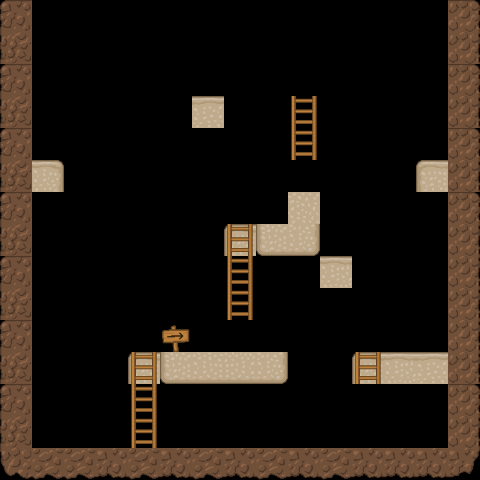

Below is a game level as drawn by its tile map, then a one-line description and the .tmx file that defines it, in full:
An orthogonal 15x15 tile map with 32x32 px tiles, 2 tile layers (Слой тайлов 2, Слой тайлов 1) and 17 objects (11x Solid, 4x Ladder, Spawner1, Spawner2).

<map version="1.10" tiledversion="1.10.0" orientation="orthogonal" renderorder="right-down" width="15" height="15" tilewidth="32" tileheight="32" infinite="0" nextlayerid="4" nextobjectid="32">
 <tileset firstgid="1" source="tileset.tsx" />
 <layer id="3" name="Слой тайлов 2" width="15" height="15">
  <data>
   <tile />
   <tile />
   <tile />
   <tile />
   <tile />
   <tile />
   <tile />
   <tile />
   <tile />
   <tile />
   <tile />
   <tile />
   <tile />
   <tile />
   <tile />
   <tile />
   <tile />
   <tile />
   <tile />
   <tile />
   <tile />
   <tile />
   <tile />
   <tile />
   <tile />
   <tile />
   <tile />
   <tile />
   <tile />
   <tile />
   <tile />
   <tile />
   <tile />
   <tile />
   <tile />
   <tile />
   <tile />
   <tile />
   <tile />
   <tile />
   <tile />
   <tile />
   <tile />
   <tile />
   <tile />
   <tile />
   <tile />
   <tile />
   <tile />
   <tile />
   <tile />
   <tile />
   <tile />
   <tile />
   <tile />
   <tile />
   <tile />
   <tile />
   <tile />
   <tile />
   <tile />
   <tile />
   <tile />
   <tile />
   <tile />
   <tile />
   <tile />
   <tile />
   <tile />
   <tile />
   <tile />
   <tile />
   <tile />
   <tile />
   <tile />
   <tile />
   <tile />
   <tile />
   <tile />
   <tile />
   <tile />
   <tile />
   <tile />
   <tile />
   <tile />
   <tile />
   <tile />
   <tile />
   <tile />
   <tile />
   <tile />
   <tile />
   <tile />
   <tile />
   <tile />
   <tile />
   <tile />
   <tile />
   <tile />
   <tile />
   <tile />
   <tile />
   <tile />
   <tile />
   <tile />
   <tile />
   <tile />
   <tile />
   <tile />
   <tile />
   <tile />
   <tile />
   <tile gid="25" />
   <tile />
   <tile />
   <tile />
   <tile />
   <tile />
   <tile />
   <tile />
   <tile />
   <tile />
   <tile />
   <tile />
   <tile />
   <tile />
   <tile />
   <tile />
   <tile />
   <tile />
   <tile />
   <tile />
   <tile />
   <tile />
   <tile />
   <tile />
   <tile />
   <tile />
   <tile />
   <tile />
   <tile />
   <tile />
   <tile />
   <tile />
   <tile />
   <tile />
   <tile />
   <tile />
   <tile />
   <tile />
   <tile />
   <tile />
   <tile />
   <tile />
   <tile />
   <tile gid="22" />
   <tile />
   <tile />
   <tile />
   <tile />
   <tile />
   <tile />
   <tile />
   <tile />
   <tile />
   <tile />
   <tile />
   <tile />
   <tile />
   <tile gid="25" />
   <tile />
   <tile />
   <tile />
   <tile />
   <tile />
   <tile />
   <tile gid="25" />
   <tile />
   <tile />
   <tile />
   <tile />
   <tile />
   <tile />
   <tile />
   <tile />
   <tile />
   <tile />
   <tile />
   <tile />
   <tile />
   <tile />
   <tile />
   <tile />
   <tile />
   <tile />
   <tile />
   <tile />
   <tile />
   <tile />
   <tile />
   <tile />
   <tile />
   <tile />
   <tile />
   <tile />
   <tile />
   <tile />
   <tile />
   <tile />
   <tile />
   <tile />
   <tile />
   <tile />
   <tile />
   <tile />
   <tile />
   <tile />
   <tile />
   <tile />
   <tile />
   <tile />
   <tile />
   <tile />
   <tile />
   <tile />
  </data>
 </layer>
 <layer id="1" name="Слой тайлов 1" width="15" height="15">
  <data>
   <tile gid="29" />
   <tile />
   <tile />
   <tile />
   <tile />
   <tile />
   <tile />
   <tile />
   <tile />
   <tile />
   <tile />
   <tile />
   <tile />
   <tile />
   <tile gid="32" />
   <tile gid="41" />
   <tile />
   <tile />
   <tile />
   <tile />
   <tile />
   <tile />
   <tile />
   <tile />
   <tile />
   <tile />
   <tile />
   <tile />
   <tile />
   <tile gid="44" />
   <tile gid="29" />
   <tile />
   <tile />
   <tile />
   <tile />
   <tile />
   <tile />
   <tile />
   <tile />
   <tile />
   <tile />
   <tile />
   <tile />
   <tile />
   <tile gid="32" />
   <tile gid="41" />
   <tile />
   <tile />
   <tile />
   <tile />
   <tile />
   <tile gid="27" />
   <tile />
   <tile />
   <tile gid="9" />
   <tile />
   <tile />
   <tile />
   <tile />
   <tile gid="44" />
   <tile gid="29" />
   <tile />
   <tile />
   <tile />
   <tile />
   <tile />
   <tile />
   <tile />
   <tile />
   <tile gid="9" />
   <tile />
   <tile />
   <tile />
   <tile />
   <tile gid="32" />
   <tile gid="41" />
   <tile gid="28" />
   <tile />
   <tile />
   <tile />
   <tile />
   <tile />
   <tile />
   <tile />
   <tile />
   <tile />
   <tile />
   <tile />
   <tile gid="25" />
   <tile gid="44" />
   <tile gid="29" />
   <tile />
   <tile />
   <tile />
   <tile />
   <tile />
   <tile />
   <tile />
   <tile />
   <tile gid="38" />
   <tile />
   <tile />
   <tile />
   <tile />
   <tile gid="32" />
   <tile gid="41" />
   <tile />
   <tile />
   <tile />
   <tile />
   <tile />
   <tile />
   <tile gid="9" />
   <tile gid="49" />
   <tile gid="52" />
   <tile />
   <tile />
   <tile />
   <tile />
   <tile gid="44" />
   <tile gid="29" />
   <tile />
   <tile />
   <tile />
   <tile />
   <tile />
   <tile />
   <tile gid="9" />
   <tile />
   <tile />
   <tile gid="26" />
   <tile />
   <tile />
   <tile />
   <tile gid="44" />
   <tile gid="41" />
   <tile />
   <tile />
   <tile />
   <tile />
   <tile />
   <tile />
   <tile gid="9" />
   <tile />
   <tile />
   <tile />
   <tile />
   <tile />
   <tile />
   <tile gid="44" />
   <tile gid="29" />
   <tile />
   <tile />
   <tile />
   <tile />
   <tile />
   <tile />
   <tile />
   <tile />
   <tile />
   <tile />
   <tile />
   <tile />
   <tile />
   <tile gid="44" />
   <tile gid="41" />
   <tile />
   <tile />
   <tile />
   <tile gid="9" />
   <tile gid="49" />
   <tile gid="50" />
   <tile gid="51" />
   <tile gid="52" />
   <tile />
   <tile />
   <tile gid="9" />
   <tile gid="26" />
   <tile gid="27" />
   <tile gid="44" />
   <tile gid="29" />
   <tile />
   <tile />
   <tile />
   <tile gid="9" />
   <tile />
   <tile />
   <tile />
   <tile />
   <tile />
   <tile />
   <tile />
   <tile />
   <tile />
   <tile gid="32" />
   <tile gid="41" />
   <tile />
   <tile />
   <tile />
   <tile gid="9" />
   <tile />
   <tile />
   <tile />
   <tile />
   <tile />
   <tile />
   <tile />
   <tile />
   <tile />
   <tile gid="44" />
   <tile gid="53" />
   <tile gid="54" />
   <tile gid="54" />
   <tile gid="55" />
   <tile gid="54" />
   <tile gid="55" />
   <tile gid="54" />
   <tile gid="55" />
   <tile gid="54" />
   <tile gid="55" />
   <tile gid="54" />
   <tile gid="55" />
   <tile gid="55" />
   <tile gid="55" />
   <tile gid="56" />
  </data>
 </layer>
 <objectgroup id="2" name="Слой объектов 1">
  <object id="3" name="Solid" x="160" y="352" width="128" height="32" />
  <object id="4" name="Solid" x="384" y="352" width="64" height="32" />
  <object id="5" name="Solid" x="320" y="256" width="32" height="32" />
  <object id="7" name="Solid" x="256" y="224" width="64" height="32" />
  <object id="8" name="Solid" x="288" y="192" width="32" height="32" />
  <object id="11" name="Solid" x="0" y="0" width="32" height="480" />
  <object id="12" name="Solid" x="448" y="0" width="32" height="480" />
  <object id="13" name="Solid" x="32" y="448" width="416" height="32" />
  <object id="14" name="Ladder" x="128" y="352" width="32" height="96" />
  <object id="15" name="Ladder" x="224" y="224" width="32" height="96" />
  <object id="17" name="Spawner1" x="64" y="352" width="32" height="32" />
  <object id="21" name="Ladder" x="352" y="352" width="32" height="32" />
  <object id="22" name="Solid" x="416" y="160" width="32" height="32" />
  <object id="26" name="Solid" x="192" y="96" width="32" height="32" />
  <object id="29" name="Solid" x="32" y="160" width="32" height="32" />
  <object id="30" name="Ladder" x="288" y="96" width="32" height="64" />
  <object id="31" name="Spawner2" x="384" y="256" width="32" height="32" />
 </objectgroup>
</map>
